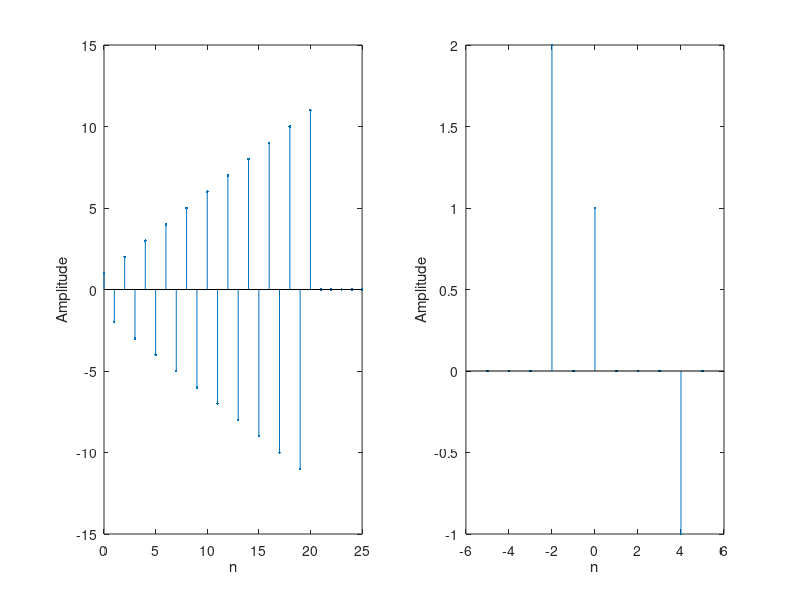

Write the MATLAB code that produced this figure.
clc;
clear all;
close all;
for n=0:25
s = 0;
for m = 0:10
s=s+(m+1)*(((n-2*m)==0)-((n-2*m+1)==0));
end
x1(n+1) = s;
end
n=0:25;
subplot(1,2,1);
stem(n,x1,'.');
xlabel('n');
ylabel('Amplitude');
n=-5:5;
x2 = 2*(n+2==0) + (n==0) - (n-4==0); subplot(1,2,2);
stem(n,x2,'.');
xlabel('n');
ylabel('Amplitude');